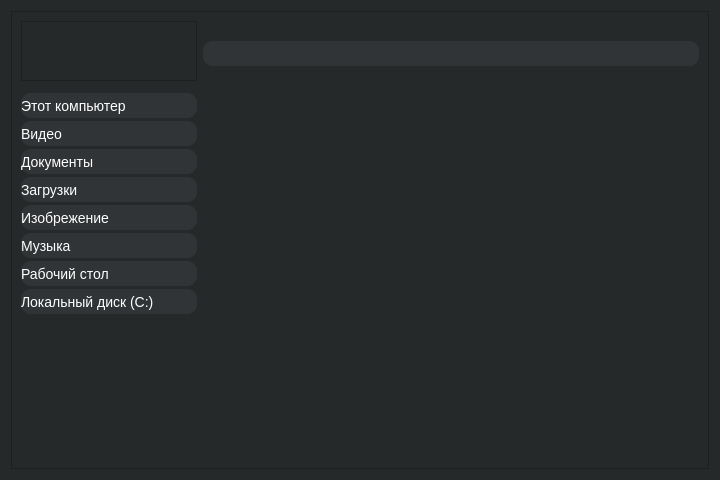
<?xml version="1.0" encoding="UTF-8"?>
<ui version="4.0">
 <class>MainWindow</class>
 <widget class="QWidget" name="MainWindow">
  <property name="geometry">
   <rect>
    <x>0</x>
    <y>0</y>
    <width>720</width>
    <height>480</height>
   </rect>
  </property>
  <property name="sizePolicy">
   <sizepolicy hsizetype="Expanding" vsizetype="Expanding">
    <horstretch>0</horstretch>
    <verstretch>0</verstretch>
   </sizepolicy>
  </property>
  <property name="font">
   <font>
    <pointsize>-1</pointsize>
   </font>
  </property>
  <property name="windowTitle">
   <string>Form</string>
  </property>
  <property name="styleSheet">
   <string notr="true">QWidget {
font-size: 14px;
color: while;
background-color:  rgb(38, 41, 42);
}

QLineEdit {
padding-left: 10px;
border-radius: 10px;
color: white;
border: None;
background-color:  rgb(49, 52, 54);
}

QPushButton {
border-radius: 10px;
color: white;
border: None;
background-color: rgb(49, 52, 54);
}

QPushButton:hover {
background-color: #666;
}

QPushButton:pressed {
background-color: #888;
}

QTreeView {
color: white;
border: None;
}



QHeaderView::section { 
border-radius: 10px;
background-color:  rgb(49, 52, 54);
color: white;
border: None;
}</string>
  </property>
  <layout class="QGridLayout" name="gridLayout">
   <item row="0" column="0">
    <widget class="QFrame" name="frame">
     <property name="frameShape">
      <enum>QFrame::StyledPanel</enum>
     </property>
     <property name="frameShadow">
      <enum>QFrame::Raised</enum>
     </property>
     <layout class="QGridLayout" name="gridLayout_2">
      <item row="0" column="0" alignment="Qt::AlignRight|Qt::AlignVCenter">
       <widget class="QFrame" name="frame_3">
        <property name="maximumSize">
         <size>
          <width>176</width>
          <height>60</height>
         </size>
        </property>
        <property name="baseSize">
         <size>
          <width>1</width>
          <height>0</height>
         </size>
        </property>
        <property name="layoutDirection">
         <enum>Qt::RightToLeft</enum>
        </property>
        <property name="frameShape">
         <enum>QFrame::StyledPanel</enum>
        </property>
        <property name="frameShadow">
         <enum>QFrame::Raised</enum>
        </property>
        <layout class="QHBoxLayout" name="horizontalLayout">
         <item alignment="Qt::AlignHCenter|Qt::AlignVCenter">
          <widget class="QPushButton" name="pushButtonUps">
           <property name="minimumSize">
            <size>
             <width>50</width>
             <height>50</height>
            </size>
           </property>
           <property name="maximumSize">
            <size>
             <width>50</width>
             <height>50</height>
            </size>
           </property>
           <property name="styleSheet">
            <string notr="true">QPushButton {
	color: white;
	border: none;
	background-color: none;
}

QPushButton:hover {
	background-color: #666;
}

QPushButton:pressed {
	background-color: #888;
}
</string>
           </property>
           <property name="text">
            <string/>
           </property>
           <property name="icon">
            <iconset resource="rc_design_pack.qrc">
             <normaloff>:/icons/icons/arrowUps.png</normaloff>:/icons/icons/arrowUps.png</iconset>
           </property>
           <property name="iconSize">
            <size>
             <width>40</width>
             <height>40</height>
            </size>
           </property>
          </widget>
         </item>
         <item alignment="Qt::AlignHCenter|Qt::AlignVCenter">
          <widget class="QPushButton" name="pushButtonFor">
           <property name="minimumSize">
            <size>
             <width>50</width>
             <height>50</height>
            </size>
           </property>
           <property name="maximumSize">
            <size>
             <width>50</width>
             <height>50</height>
            </size>
           </property>
           <property name="styleSheet">
            <string notr="true">QPushButton {
	icon: none;
    color: white;
	border: none;
	background-color: none;
}

QPushButton:hover {
	background-color: none;

}

QPushButton:pressed {
	background-color: none;
}</string>
           </property>
           <property name="text">
            <string/>
           </property>
           <property name="icon">
            <iconset resource="rc_design_pack.qrc">
             <normaloff>:/icons/icons/arrowFor.png</normaloff>:/icons/icons/arrowFor.png</iconset>
           </property>
           <property name="iconSize">
            <size>
             <width>40</width>
             <height>40</height>
            </size>
           </property>
          </widget>
         </item>
         <item alignment="Qt::AlignHCenter|Qt::AlignVCenter">
          <widget class="QPushButton" name="pushButtonBack">
           <property name="minimumSize">
            <size>
             <width>50</width>
             <height>50</height>
            </size>
           </property>
           <property name="maximumSize">
            <size>
             <width>50</width>
             <height>50</height>
            </size>
           </property>
           <property name="styleSheet">
            <string notr="true">QPushButton {
	icon: none;
    color: white;
	border: none;
	background-color: none;
}

QPushButton:hover {
	background-color: none;

}

QPushButton:pressed {
	background-color: none;
}</string>
           </property>
           <property name="text">
            <string/>
           </property>
           <property name="icon">
            <iconset resource="rc_design_pack.qrc">
             <normaloff>:/icons/icons/arrowBack.png</normaloff>:/icons/icons/arrowBack.png</iconset>
           </property>
           <property name="iconSize">
            <size>
             <width>40</width>
             <height>40</height>
            </size>
           </property>
          </widget>
         </item>
        </layout>
       </widget>
      </item>
      <item row="0" column="2" rowspan="2">
       <widget class="QLineEdit" name="lineEdit">
        <property name="minimumSize">
         <size>
          <width>0</width>
          <height>25</height>
         </size>
        </property>
        <property name="text">
         <string/>
        </property>
       </widget>
      </item>
      <item row="2" column="0">
       <layout class="QVBoxLayout" name="verticalLayout_2">
        <property name="spacing">
         <number>2</number>
        </property>
        <item alignment="Qt::AlignTop">
         <widget class="QWidget" name="widget_2" native="true">
          <property name="minimumSize">
           <size>
            <width>150</width>
            <height>0</height>
           </size>
          </property>
          <property name="styleSheet">
           <string notr="true">QPushButton {
	text-align: left;
}</string>
          </property>
          <layout class="QVBoxLayout" name="verticalLayout">
           <property name="spacing">
            <number>2</number>
           </property>
           <property name="leftMargin">
            <number>0</number>
           </property>
           <property name="topMargin">
            <number>0</number>
           </property>
           <property name="rightMargin">
            <number>0</number>
           </property>
           <property name="bottomMargin">
            <number>0</number>
           </property>
           <item>
            <layout class="QVBoxLayout" name="verticalLayout_3">
             <property name="spacing">
              <number>3</number>
             </property>
             <item>
              <widget class="QPushButton" name="pushButton_2">
               <property name="minimumSize">
                <size>
                 <width>150</width>
                 <height>25</height>
                </size>
               </property>
               <property name="font">
                <font>
                 <pointsize>-1</pointsize>
                 <stylestrategy>PreferDefault</stylestrategy>
                </font>
               </property>
               <property name="text">
                <string>Этот компьютер</string>
               </property>
               <property name="icon">
                <iconset resource="rc_design_pack.qrc">
                 <normaloff>:/icons/icons/comp.ico</normaloff>:/icons/icons/comp.ico</iconset>
               </property>
              </widget>
             </item>
             <item>
              <widget class="QPushButton" name="pushButton_8">
               <property name="minimumSize">
                <size>
                 <width>150</width>
                 <height>25</height>
                </size>
               </property>
               <property name="font">
                <font>
                 <pointsize>-1</pointsize>
                 <stylestrategy>PreferDefault</stylestrategy>
                </font>
               </property>
               <property name="text">
                <string>Видео</string>
               </property>
               <property name="icon">
                <iconset resource="rc_design_pack.qrc">
                 <normaloff>:/icons/icons/video.ico</normaloff>:/icons/icons/video.ico</iconset>
               </property>
              </widget>
             </item>
             <item>
              <widget class="QPushButton" name="pushButton_7">
               <property name="minimumSize">
                <size>
                 <width>150</width>
                 <height>25</height>
                </size>
               </property>
               <property name="font">
                <font>
                 <pointsize>-1</pointsize>
                 <stylestrategy>PreferDefault</stylestrategy>
                </font>
               </property>
               <property name="text">
                <string>Документы</string>
               </property>
               <property name="icon">
                <iconset resource="rc_design_pack.qrc">
                 <normaloff>:/icons/icons/docs.ico</normaloff>:/icons/icons/docs.ico</iconset>
               </property>
              </widget>
             </item>
             <item>
              <widget class="QPushButton" name="pushButton_6">
               <property name="minimumSize">
                <size>
                 <width>150</width>
                 <height>25</height>
                </size>
               </property>
               <property name="font">
                <font>
                 <pointsize>-1</pointsize>
                 <stylestrategy>PreferDefault</stylestrategy>
                </font>
               </property>
               <property name="text">
                <string>Загрузки</string>
               </property>
               <property name="icon">
                <iconset resource="rc_design_pack.qrc">
                 <normaloff>:/icons/icons/download.ico</normaloff>:/icons/icons/download.ico</iconset>
               </property>
              </widget>
             </item>
             <item>
              <widget class="QPushButton" name="pushButton_5">
               <property name="minimumSize">
                <size>
                 <width>150</width>
                 <height>25</height>
                </size>
               </property>
               <property name="font">
                <font>
                 <pointsize>-1</pointsize>
                 <stylestrategy>PreferDefault</stylestrategy>
                </font>
               </property>
               <property name="text">
                <string>Изобрежение</string>
               </property>
               <property name="icon">
                <iconset resource="rc_design_pack.qrc">
                 <normaloff>:/icons/icons/Pictures.ico</normaloff>:/icons/icons/Pictures.ico</iconset>
               </property>
              </widget>
             </item>
             <item>
              <widget class="QPushButton" name="pushButton_4">
               <property name="minimumSize">
                <size>
                 <width>150</width>
                 <height>25</height>
                </size>
               </property>
               <property name="font">
                <font>
                 <pointsize>-1</pointsize>
                 <stylestrategy>PreferDefault</stylestrategy>
                </font>
               </property>
               <property name="text">
                <string>Музыка</string>
               </property>
               <property name="icon">
                <iconset resource="rc_design_pack.qrc">
                 <normaloff>:/icons/icons/music.ico</normaloff>:/icons/icons/music.ico</iconset>
               </property>
              </widget>
             </item>
             <item>
              <widget class="QPushButton" name="pushButton_3">
               <property name="minimumSize">
                <size>
                 <width>150</width>
                 <height>25</height>
                </size>
               </property>
               <property name="font">
                <font>
                 <pointsize>-1</pointsize>
                 <stylestrategy>PreferDefault</stylestrategy>
                </font>
               </property>
               <property name="text">
                <string>Рабочий стол</string>
               </property>
               <property name="icon">
                <iconset resource="rc_design_pack.qrc">
                 <normaloff>:/icons/icons/desctop.ico</normaloff>:/icons/icons/desctop.ico</iconset>
               </property>
              </widget>
             </item>
             <item>
              <widget class="QPushButton" name="pushButton">
               <property name="minimumSize">
                <size>
                 <width>150</width>
                 <height>25</height>
                </size>
               </property>
               <property name="font">
                <font>
                 <pointsize>-1</pointsize>
                 <stylestrategy>PreferDefault</stylestrategy>
                </font>
               </property>
               <property name="text">
                <string>Локальный диск (C:)</string>
               </property>
               <property name="icon">
                <iconset resource="rc_design_pack.qrc">
                 <normaloff>:/icons/icons/sysdisk.ico</normaloff>:/icons/icons/sysdisk.ico</iconset>
               </property>
              </widget>
             </item>
             <item>
              <spacer name="verticalSpacer">
               <property name="orientation">
                <enum>Qt::Vertical</enum>
               </property>
               <property name="sizeHint" stdset="0">
                <size>
                 <width>20</width>
                 <height>30</height>
                </size>
               </property>
              </spacer>
             </item>
            </layout>
           </item>
          </layout>
         </widget>
        </item>
       </layout>
      </item>
      <item row="2" column="2">
       <widget class="QTreeView" name="treeView">
        <property name="styleSheet">
         <string notr="true">QTreeView::branch {
    color: white;
}
QTreeView::branch:open {
    image: url(./ui/icons/branch12.png);
}
QTreeView::branch:closed:has-children {
    image: url(branch-closed.png);
}</string>
        </property>
       </widget>
      </item>
     </layout>
     <zorder>lineEdit</zorder>
     <zorder>treeView</zorder>
     <zorder>frame_3</zorder>
    </widget>
   </item>
  </layout>
 </widget>
 <resources>
  <include location="rc_design_pack.qrc"/>
 </resources>
 <connections/>
</ui>
